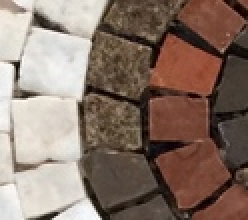
#> input picture data/mosaics/mosaic7_crop.jpg, 124 x 110 px, found by its file name (shown 2 times larger)
$ python harris.py
#> lines starting #> are read from the running program, lines starting #| are printed output that depends on the picture
#> further down, img is the input picture: shape (110, 124, 3); mean B, G, R 105.1, 116.5, 136.2
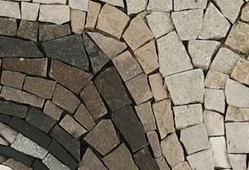
#> input picture data/mosaics/File-4_crop.png, 249 x 170 px, found by its file name
#> further down, img is the input picture: shape (170, 249, 3); mean B, G, R 104.5, 118.8, 127.5
import cv2
import numpy as np
from matplotlib import pyplot as plt

def nms(points, scores, proximity_threshold):
    indices = np.arange(len(scores))
    sorted_indices = np.argsort(scores)[::-1]
    for i in sorted_indices:
        dists = np.linalg.norm(points[indices[indices != i]] - points[i], axis=1)
        if dists.min() < proximity_threshold:
            indices = indices[indices != i]

    return points[indices]

def detect_corners(img):
    h,w = img.shape[:2]
#> h = 170; w = 249


    # R_values = np.mean([cv2.cornerHarris(img[...,i].astype(np.float32), 12, 5, 0.04) for i in range(3)], axis=0)
    R_values = cv2.cornerHarris(cv2.cvtColor(img, cv2.COLOR_BGR2GRAY).astype(np.float32), 3, 3, 0.04)
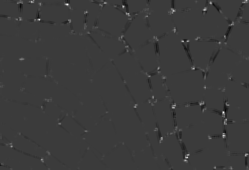
#> R_values: shape (170, 249) float32; min -22335596, max 73372056, mean 78691.3; drawn with min black and max white

    # img[R_values > 0.05 * R_values.max()] = [0, 0, 255]

    nwhere = np.where(R_values > 0.01 * R_values.max())
#> nwhere = 2509 positions, rows 0 to 169, columns 0 to 248
    R_values = R_values[nwhere]
#> R_values = 2509 values, max 73372056 at index 1821, min 734115.6 at index 1498, mean 5903479
    points = np.stack(nwhere, axis=1)
#> points = 2509 pairs, first value 0 to 169, second value 0 to 248

    # img = cv2.resize(img, (w*5, h*5))

    # points = nms(points, R_values, proximity_threshold=5)

    colors = (R_values - R_values.min()) / R_values.max() * 255
#> colors = 2509 values, max 252.4 at index 1821, min 0 at index 1498, mean 17.97


    for i in range(len(points)):
        img = cv2.circle(img, points[i][::-1], radius=2, thickness=cv2.FILLED, color=[0, int(colors[i]), 0])
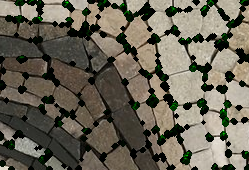
#> img: shape (170, 249, 3); mean R, G, B 104.3, 99.4, 85.7


    plt.imshow(img)
    plt.show()

if __name__ == '__main__':
    img = cv2.imread('/home/ariel/Downloads/mosaic7_crop.jpg')
    img = cv2.imread('/home/ariel/Downloads/File-4_crop.png')
    img = cv2.cvtColor(img, cv2.COLOR_BGR2RGB)

    detect_corners(img)
